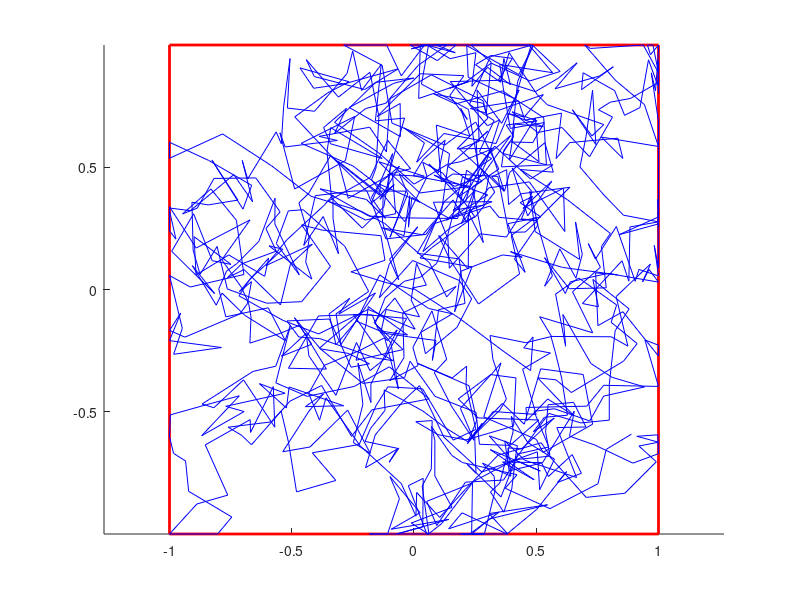

This figure's MATLAB source:
% Random walk
% Written by Jonathan De Sousa
% Date: 26-06-2021

% clear workspace and screen
clear 
clc
close all

% User inputs
x1 = 0;
y1 = 0;
N = 1000;
%x1 = input('Enter starting x-coordinate: ');
%y1 = input('Enter starting y-coordinate: ');
%N = input('Enter number of steps       : ');

% Set up unit square box domain
hold on
axis equal
plot([1 1], [1 -1],'-r','Linewidth', 2)
plot([-1 -1], [1 -1],'-r','Linewidth', 2)
plot([-1 1], [-1 -1],'-r','Linewidth', 2)
plot([-1 1], [1 1],'-r','Linewidth', 2)

% Random walk
for i = 1:N
    step_size = 0.2*rand + 0.05;
    step_dir = 2*pi*rand + 5*180/pi;
    x2 = x1 + step_size*cos(step_dir);
    y2 = y1 + step_size*sin(step_dir);
    
    % Enforce boundary conditions
    if x2 > 1
        x2 = 1;
    elseif x2 < -1
        x2 = -1;
    end
    if y2 > 1 
        y2 = 1;
    elseif y2 < -1
        y2 = -1;
    end
    
    plot([x1 x2], [y1 y2], '-b','Linewidth', 0.5)
    x1 = x2
    y1 = y2
    pause(0.2) 
end


